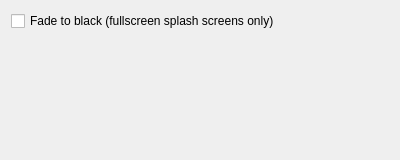
<?xml version="1.0" encoding="UTF-8"?>

<!--
SPDX-FileCopyrightText: 2023 Roman Gilg <subdiff@gmail.com>

SPDX-License-Identifier: GPL-2.0-or-later
-->

<ui version="4.0">
 <class>KWin::LoginEffectConfigForm</class>
 <widget class="QWidget" name="KWin::LoginEffectConfigForm">
  <property name="geometry">
   <rect>
    <x>0</x>
    <y>0</y>
    <width>400</width>
    <height>160</height>
   </rect>
  </property>
  <layout class="QVBoxLayout" name="verticalLayout">
   <item>
    <widget class="QCheckBox" name="kcfg_FadeToBlack">
     <property name="text">
      <string>Fade to black (fullscreen splash screens only)</string>
     </property>
    </widget>
   </item>
   <item>
    <spacer name="verticalSpacer">
     <property name="orientation">
      <enum>Qt::Vertical</enum>
     </property>
     <property name="sizeHint" stdset="0">
      <size>
       <width>20</width>
       <height>40</height>
      </size>
     </property>
    </spacer>
   </item>
  </layout>
 </widget>
 <resources/>
 <connections/>
</ui>
